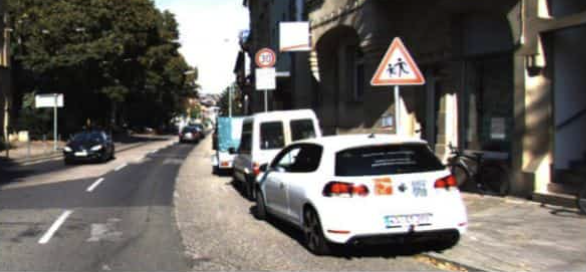
#> input picture data/left.png, 586 x 272 px
$ python main.py
#> lines starting #> are read from the running program, lines starting #| are printed output that depends on the picture; after the words box and inside, x2 and y2 are one past the last pixel; in counts of white or black regions, pixels touching at a corner belong together
### src/utils.py
"""Utility helpers for image loading, annotations, and mouse callbacks."""

from __future__ import annotations

from pathlib import Path
from typing import Any, Callable

import cv2

MATCH_LINE_COLOR = (0, 255, 255)
LEFT_POINT_COLOR = (0, 0, 255)
RIGHT_POINT_COLOR = (0, 255, 0)


def load_image(path: Path) -> Any:
    """Load an image from disk and raise a helpful error when it is missing."""
    image = cv2.imread(str(path))
#> image is the input picture: shape (272, 586, 3); mean B, G, R 96.2, 100.8, 104.8
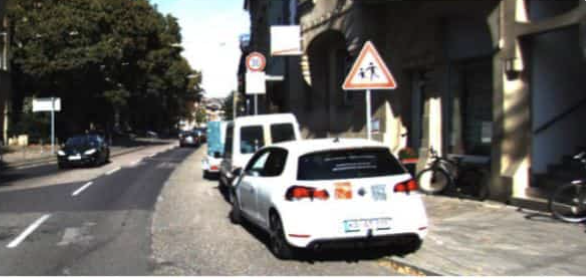
#> input picture data/right.png, 586 x 278 px
#> in load_image, image is the input picture: shape (278, 586, 3); mean B, G, R 97.5, 101.7, 104.2
    if image is None:
        raise FileNotFoundError(f"Could not load image: {path}")
    return image


def create_click_store() -> dict[str, Any]:
    """Create the mutable state shared by OpenCV callbacks."""
    return {
        "left": None,
        "right": None,
        "distance_text": None,
        "status_text": "Click matching points in the left and right images.",
    }


def make_mouse_callback(store: dict[str, Any], side: str) -> Callable[..., None]:
    """Create a mouse callback that stores clicks for the requested image side."""
    if side not in {"left", "right"}:
        raise ValueError("side must be 'left' or 'right'")

    # [7 lines left out: function callback, not called in this run]

    return callback


def annotate_image(
    image: Any,
    point: tuple[int, int] | None,
    label: str | None = None,
    distance_text: str | None = None,
    status_text: str | None = None,
    epipolar_y: int | None = None,
) -> Any:
    """Return a copy of the image annotated with points, labels, and guide lines."""
#> called with label = 'Left point'
    annotated = image.copy()

    if epipolar_y is not None:
        cv2.line(
            annotated,
            (0, epipolar_y),
            (annotated.shape[1] - 1, epipolar_y),
            MATCH_LINE_COLOR,
            1,
            cv2.LINE_AA,
        )

    if point is not None:
        point_color = LEFT_POINT_COLOR if label == "Left point" else RIGHT_POINT_COLOR
        cv2.circle(annotated, point, 6, point_color, -1)
        cv2.circle(annotated, point, 14, (255, 255, 255), 2)
        point_label = label or f"({point[0]}, {point[1]})"
        cv2.putText(
            annotated,
            point_label,
            (point[0] + 10, point[1] - 10),
            cv2.FONT_HERSHEY_SIMPLEX,
            0.55,
            (20, 20, 20),
            2,
            cv2.LINE_AA,
        )

    overlay_lines = [line for line in (distance_text, status_text) if line]
    for index, text in enumerate(overlay_lines):
        y = 35 + (index * 28)
        cv2.putText(
            annotated,
            text,
            (20, y),
            cv2.FONT_HERSHEY_SIMPLEX,
            0.75,
            (0, 0, 0),
            3,
            cv2.LINE_AA,
        )
        cv2.putText(
            annotated,
            text,
            (20, y),
            cv2.FONT_HERSHEY_SIMPLEX,
            0.75,
            (255, 255, 255),
            1,
            cv2.LINE_AA,
        )
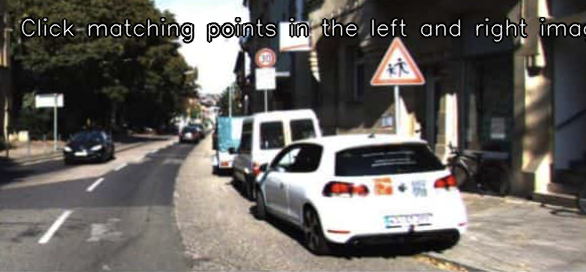
#> annotated: shape (272, 586, 3); 4.81% of pixels changed, all inside (x1, y1, x2, y2) = (19, 16, 586, 44)

    return annotated

### src/main.py
"""Interactive stereo vision distance estimation entry point."""

from __future__ import annotations

import cv2

from src.config import (
    BASELINE,
    FIELD_OF_VIEW_DEGREES,
    IMAGE_WIDTH,
    LEFT_IMAGE_PATH,
    QUIT_KEYS,
    RIGHT_IMAGE_PATH,
    WINDOW_LEFT,
    WINDOW_RIGHT,
)
from src.stereo import compute_disparity, compute_distance
from src.utils import annotate_image, create_click_store, load_image, make_mouse_callback


def format_distance(distance: float) -> str:
    """Format distance text for console and image annotations."""
    if distance == float("inf"):
        return "Distance: infinity (zero disparity)"
    return f"Distance: {distance:.3f} m"


def main() -> None:
    """Run the stereo depth estimation application."""
    try:
        left_image = load_image(LEFT_IMAGE_PATH)
        right_image = load_image(RIGHT_IMAGE_PATH)
    except FileNotFoundError as error:
        print(f"Error: {error}")
        raise SystemExit(1) from error

    click_store = create_click_store()
    last_processed_pair: tuple[tuple[int, int], tuple[int, int]] | None = None

    cv2.namedWindow(WINDOW_LEFT)
    cv2.namedWindow(WINDOW_RIGHT)
    cv2.setMouseCallback(WINDOW_LEFT, make_mouse_callback(click_store, side="left"))
    cv2.setMouseCallback(WINDOW_RIGHT, make_mouse_callback(click_store, side="right"))

    print("Stereo vision distance estimation tool")
    print("Run with your virtual environment active: python main.py")
    print("Click corresponding objects in the LEFT and RIGHT images to measure distance.")
    print("Press 'q' or ESC to quit.")

    while True:
        left_point = click_store["left"]
        right_point = click_store["right"]
        selected_pair = (
            (left_point, right_point)
            if left_point is not None and right_point is not None
            else None
        )

        if selected_pair is not None and selected_pair != last_processed_pair:
            (x_left, y_left), (x_right, y_right) = selected_pair
            last_processed_pair = selected_pair

            disparity = compute_disparity(x_left, x_right)
            distance = compute_distance(
                x_left,
                x_right,
                IMAGE_WIDTH,
                FIELD_OF_VIEW_DEGREES,
                BASELINE,
            )
            click_store["distance_text"] = format_distance(distance)
            click_store["status_text"] = "Measurement updated. Click either image to select a new pair."

            print(f"Left point:  ({x_left}, {y_left})")
            print(f"Right point: ({x_right}, {y_right})")
            print(f"Disparity:   {disparity} pixels")
            if distance == float("inf"):
                print("Distance:    infinity (zero disparity)")
            else:
                print(f"Distance:    {distance:.3f} meters")
            print("-" * 40)

        left_view = annotate_image(
            left_image,
            left_point,
            label="Left point",
            distance_text=click_store["distance_text"],
            status_text=click_store["status_text"],
            epipolar_y=left_point[1] if left_point else None,
        )
        right_view = annotate_image(
            right_image,
            right_point,
            label="Right point",
            distance_text=click_store["distance_text"],
            status_text=click_store["status_text"],
            epipolar_y=right_point[1] if right_point else None,
        )
#> call 2 of annotate_image, with label = 'Right point'
#> after the loop in annotate_image (call 2), `for index, text in enumerate(overlay_lines):`:
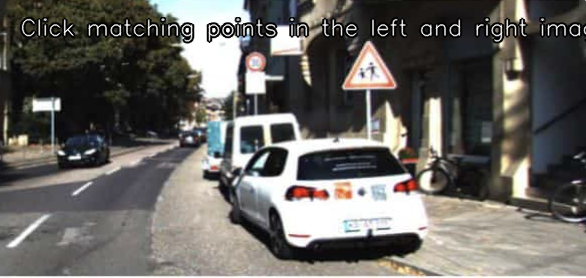
#> annotated: shape (278, 586, 3); 4.72% of pixels changed, all inside (x1, y1, x2, y2) = (19, 16, 586, 44)

        cv2.imshow(WINDOW_LEFT, left_view)
        cv2.imshow(WINDOW_RIGHT, right_view)

        key = cv2.waitKey(20) & 0xFF
#> (key q is pressed here)
        if key in QUIT_KEYS:
            break

    cv2.destroyAllWindows()


if __name__ == "__main__":
    main()
